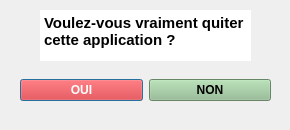
<?xml version="1.0" encoding="UTF-8"?>
<ui version="4.0">
 <class>AVERTISSEMENT2</class>
 <widget class="QDialog" name="AVERTISSEMENT2">
  <property name="geometry">
   <rect>
    <x>0</x>
    <y>0</y>
    <width>290</width>
    <height>130</height>
   </rect>
  </property>
  <property name="minimumSize">
   <size>
    <width>290</width>
    <height>130</height>
   </size>
  </property>
  <property name="maximumSize">
   <size>
    <width>290</width>
    <height>130</height>
   </size>
  </property>
  <property name="windowTitle">
   <string>Dialog</string>
  </property>
  <property name="styleSheet">
   <string notr="true">font-weight:bold;</string>
  </property>
  <widget class="QTextBrowser" name="textBrowser">
   <property name="geometry">
    <rect>
     <x>40</x>
     <y>10</y>
     <width>211</width>
     <height>51</height>
    </rect>
   </property>
   <property name="styleSheet">
    <string notr="true">border:none</string>
   </property>
   <property name="html">
    <string>&lt;!DOCTYPE HTML PUBLIC &quot;-//W3C//DTD HTML 4.0//EN&quot; &quot;http://www.w3.org/TR/REC-html40/strict.dtd&quot;&gt;
&lt;html&gt;&lt;head&gt;&lt;meta name=&quot;qrichtext&quot; content=&quot;1&quot; /&gt;&lt;style type=&quot;text/css&quot;&gt;
p, li { white-space: pre-wrap; }
&lt;/style&gt;&lt;/head&gt;&lt;body style=&quot; font-family:'MS Shell Dlg 2'; font-size:8.25pt; font-weight:600; font-style:normal;&quot;&gt;
&lt;p style=&quot; margin-top:0px; margin-bottom:0px; margin-left:0px; margin-right:0px; -qt-block-indent:0; text-indent:0px;&quot;&gt;&lt;span style=&quot; font-size:11pt;&quot;&gt;Voulez-vous vraiment quiter cette application ?&lt;/span&gt;&lt;/p&gt;&lt;/body&gt;&lt;/html&gt;</string>
   </property>
  </widget>
  <widget class="QWidget" name="horizontalLayoutWidget">
   <property name="geometry">
    <rect>
     <x>20</x>
     <y>70</y>
     <width>251</width>
     <height>41</height>
    </rect>
   </property>
   <layout class="QHBoxLayout" name="horizontalLayout">
    <item>
     <widget class="QPushButton" name="OUI">
      <property name="styleSheet">
       <string notr="true">background-color:red;
font-weight:bold;
color:white;</string>
      </property>
      <property name="text">
       <string>OUI</string>
      </property>
     </widget>
    </item>
    <item>
     <widget class="QPushButton" name="NON">
      <property name="styleSheet">
       <string notr="true">background-color:darkseagreen;
font-weight:bold;</string>
      </property>
      <property name="text">
       <string>NON</string>
      </property>
     </widget>
    </item>
   </layout>
  </widget>
 </widget>
 <resources/>
 <connections/>
</ui>
